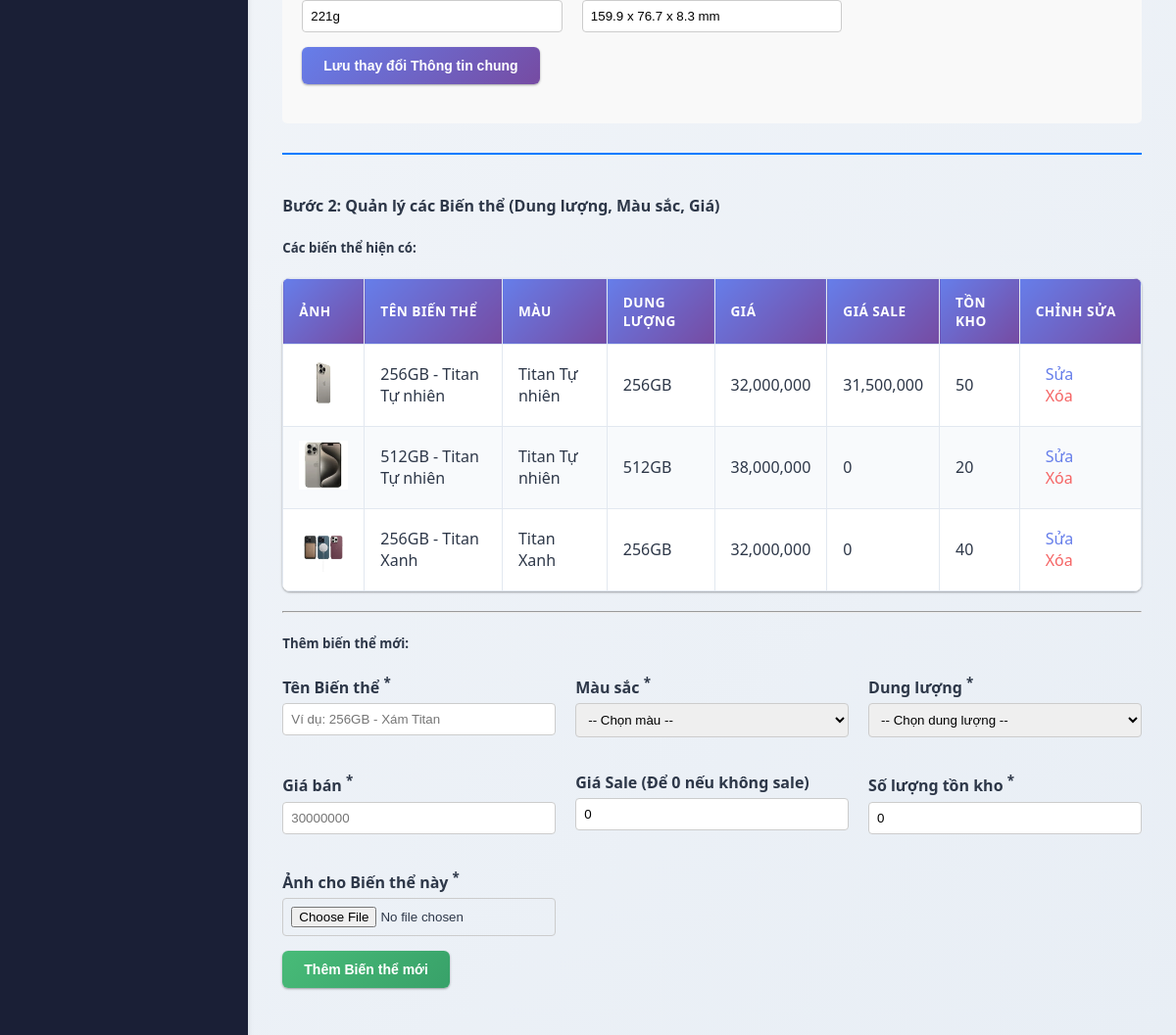
The page /public/admin/editProduct/2 (signed in, lower part) on the database as committed earlier.
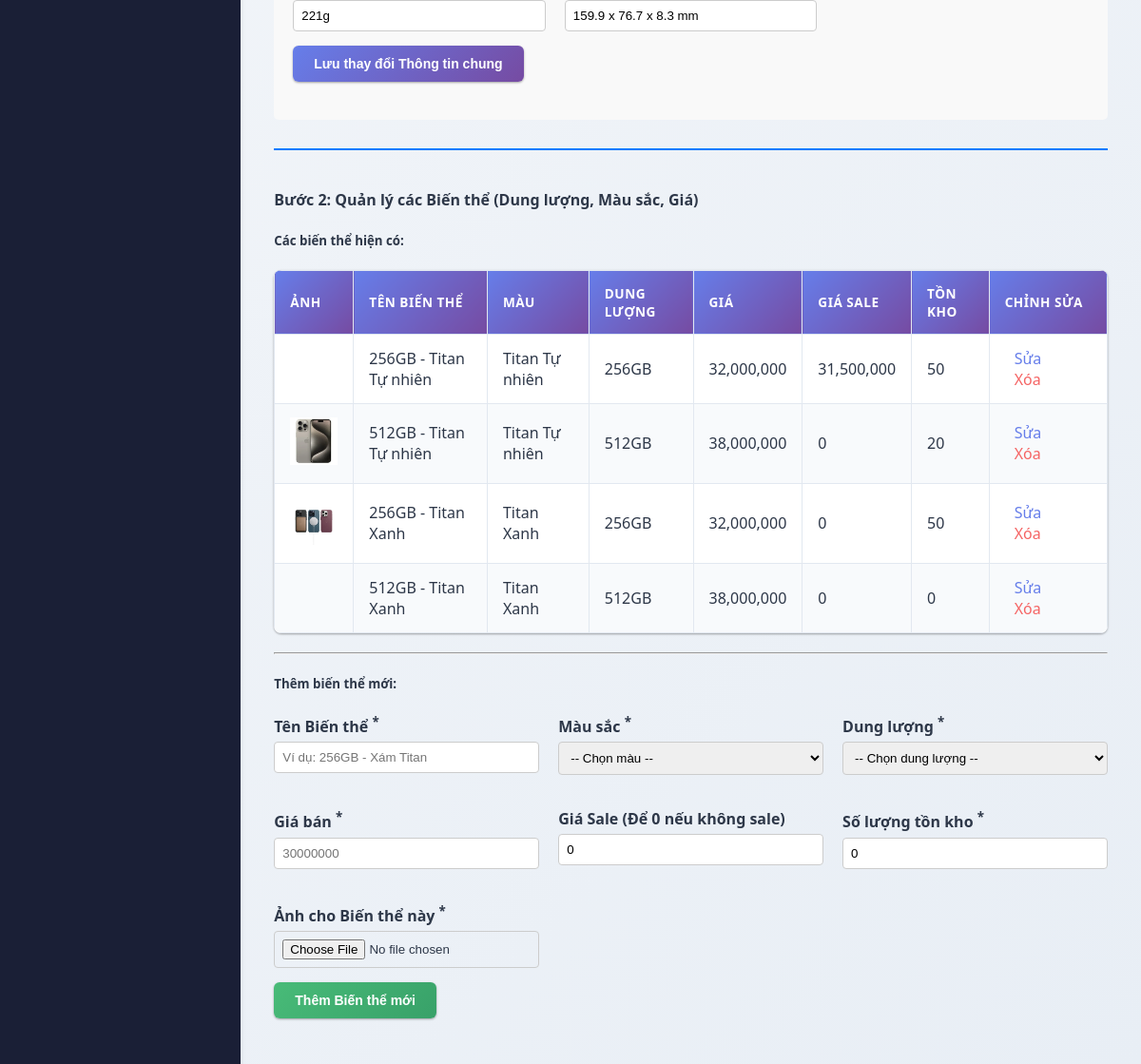
The same page on the database as committed later.
### tables this page shows
CREATE TABLE `products` (
  `id` int(11) NOT NULL,
  `brand_id` int(11) DEFAULT NULL,
  `category_id` int(11) DEFAULT NULL,
  `name` varchar(255) NOT NULL COMMENT 'Tên chung, ví dụ: iPhone 15 Pro Max',
  `description` text DEFAULT NULL,
  `screen_size` varchar(50) DEFAULT NULL,
  `screen_tech` varchar(100) DEFAULT NULL,
  `camera_rear` varchar(255) DEFAULT NULL,
  `camera_front` varchar(100) DEFAULT NULL,
  `cpu` varchar(100) DEFAULT NULL,
  `chip` varchar(100) DEFAULT NULL,
  `ram` varchar(50) DEFAULT NULL,
  `ram_tech` varchar(100) DEFAULT NULL,
  `battery` varchar(50) DEFAULT NULL,
  `battery_tech` varchar(100) DEFAULT NULL,
  `os` varchar(100) DEFAULT NULL,
  `connectivity` varchar(255) DEFAULT NULL,
  `weight` varchar(50) DEFAULT NULL,
  `dimensions` varchar(100) DEFAULT NULL
);

CREATE TABLE `product_variants` (
  `id` int(11) NOT NULL,
  `product_id` int(11) NOT NULL,
  `name` varchar(255) DEFAULT NULL COMMENT 'Tên biến thể, vd: 256GB - Titan',
  `color` varchar(100) DEFAULT NULL,
  `storage` varchar(100) DEFAULT NULL,
  `price` decimal(10,0) NOT NULL,
  `price_sale` decimal(10,0) DEFAULT NULL,
  `stock_quantity` int(11) NOT NULL DEFAULT 0,
  `image` varchar(255) DEFAULT NULL COMMENT 'Ảnh của biến thể này'
);

### app/core/App.php (called while the page is built, shortened)
<?php
class App
{
    protected $method = 'index';
    public function __construct()
    {
        $url = $this->parseUrl();
        if (isset($url[0]) && file_exists('../app/Controllers/' . ucfirst($url[0]) . 'Controller.php')) {
            unset($url[0]);
        }
        $this->controller = new $this->controller;
        if (isset($url[1])) {
            if (method_exists($this->controller, $url[1])) {
                $this->method = $url[1];
                unset($url[1]);
            }
        }
        $this->params = $url ? array_values($url) : [];
        call_user_func_array([$this->controller, $this->method], $this->params);
    }
    public function parseUrl()
    {
        if (isset($_GET['url'])) {
            $url = rtrim($_GET['url'], '/');
            $url = filter_var($url, FILTER_SANITIZE_URL);
            $url = explode('/', $url);
            return $url;
        }
        return [];
    }
}

### public/index.php (called while the page is built, shortened)
<?php
$app = new App();

### app/core/Database.php (called while the page is built, shortened)
<?php
class Database
{
    private $host = DB_HOST;
    private $user = DB_USER;
    private $pass = DB_PASS;
    private $dbname = DB_NAME;
    public $dbh;
    private $stmt;
    public function __construct()
    {
        $dsn = 'mysql:host=' . $this->host . ';dbname=' . $this->dbname;
        $options = [
            PDO::ATTR_PERSISTENT => true,
            PDO::ATTR_ERRMODE => PDO::ERRMODE_EXCEPTION,
            PDO::ATTR_DEFAULT_FETCH_MODE => PDO::FETCH_ASSOC,
            PDO::MYSQL_ATTR_INIT_COMMAND => 'SET NAMES utf8'
        ];
        try {
            $this->dbh = new PDO($dsn, $this->user, $this->pass, $options);
        } catch (PDOException $e) {
            $this->error = $e->getMessage();
            echo $this->error;
        }
    }
    public function query($sql)
    {
        $this->stmt = $this->dbh->prepare($sql);
    }
    public function bind($param, $value, $type = null)
    {
        if (is_null($type)) {
            switch (true) {
                case is_int($value):
                    $type = PDO::PARAM_INT;
                    break;
                default:
                    $type = PDO::PARAM_STR;
            }
        }
        $this->stmt->bindValue($param, $value, $type);
    }
    public function execute()
    {
        return $this->stmt->execute();
    }
    public function resultSet()
    {
        $this->execute();
        return $this->stmt->fetchAll();
    }
    public function single()
    {
        $this->execute();
        return $this->stmt->fetch();
    }
}

### app/Models/ProductModel.php (called while the page is built, shortened)
<?php
class ProductModel
{
    private $db;
    public function __construct()
    {
        $this->db = new Database;
    }
    public function getBaseProductById($id)
    {
        $this->db->query('SELECT * FROM products WHERE id = :id');
        $this->db->bind(':id', $id);
        return $this->db->single();
    }
    public function getVariantsByProductId($product_id)
    {
        $this->db->query('SELECT * FROM product_variants WHERE product_id = :product_id');
        $this->db->bind(':product_id', $product_id);
        return $this->db->resultSet();
    }
}

### app/core/Controller.php (called while the page is built, shortened)
<?php
class Controller
{
    public function model($model)
    {
        if (file_exists('../app/Models/' . $model . '.php')) {
            return new $model();
        }
        return null;
    }
}

### app/Views/admin/products/edit.php (the view, shortened to what this page needs)
<?php $product = $data['product'];
?>
<div class="form-container" style="background: #f9f9f9; padding: 20px; border-radius: 5px;">
    <form action="<?php echo URLROOT; ?>/admin/updateBaseProduct/<?php echo $product['id']; ?>" method="POST">
        <div class="form-grid-3">
            <div class="form-group"><label>Trọng lượng</label><input type="text" name="weight" value="<?php echo htmlspecialchars($product['weight']); ?>"></div>
            <div class="form-group"><label>Kích thước</label><input type="text" name="dimensions" value="<?php echo htmlspecialchars($product['dimensions']); ?>"></div>
        </div>
        <button type="submit" class="btn btn-primary">Lưu thay đổi Thông tin chung</button>
    </form>
</div>
<div class="form-container variant-section">
    <h4>Bước 2: Quản lý các Biến thể (Dung lượng, Màu sắc, Giá)</h4>
    <h5>Các biến thể hiện có:</h5>
    <table style="width: 100%; margin-bottom: 20px;">
        <thead>
            <tr>
                <th>Ảnh</th>
                <th>Tên Biến thể</th>
                <th>Màu</th>
                <th>Dung lượng</th>
                <th>Giá</th>
                <th>Giá Sale</th>
                <th>Tồn kho</th>
                <th>Chỉnh Sửa</th>
            </tr>
        </thead>
        <tbody>
            <?php if (empty($data['variants'])) : ?>
                <tr>
                    <td colspan="8" style="text-align: center;">Chưa có biến thể nào.</td>
                </tr>
            <?php else : ?>
                <?php foreach ($data['variants'] as $variant) : ?>
                    <tr>
                        <td><img src="<?php echo URLROOT . '/uploads/' . htmlspecialchars($variant['image']); ?>" alt="" style="width: 50px;"></td>
                        <td><?php echo htmlspecialchars($variant['name']); ?></td>
                        <td><?php echo htmlspecialchars($variant['color']); ?></td>
                        <td><?php echo htmlspecialchars($variant['storage']); ?></td>
                        <td><?php echo number_format($variant['price']); ?></td>
                        <td><?php echo number_format($variant['price_sale']); ?></td>
                        <td><?php echo $variant['stock_quantity']; ?></td>
                        <td class="action-links">
                            <a href="<?php echo URLROOT; ?>/admin/editVariant/<?php echo $variant['id']; ?>">Sửa</a>
                            <a href="<?php echo URLROOT; ?>/admin/deleteVariant/<?php echo $variant['id']; ?>" class="delete" onclick="return confirm('Bạn có chắc muốn xóa biến thể này?');">Xóa</a>
                        </td>
                    </tr>
                <?php endforeach; ?>
            <?php endif; ?>
        </tbody>
    </table>
    <hr>
    <h5>Thêm biến thể mới:</h5>
    <form action="<?php echo URLROOT; ?>/admin/addVariant/<?php echo $product['id']; ?>" method="POST" enctype="multipart/form-data">
        <div class="form-grid-3">
            <div class="form-group">
                <label>Tên Biến thể <sup>*</sup></label>
                <input type="text" name="name" required placeholder="Ví dụ: 256GB - Xám Titan">
            </div>
            <div class="form-group">
                <label>Màu sắc <sup>*</sup></label>
                <select name="color" required>
                    <option value="">-- Chọn màu --</option>
                </select>
            </div>
            <div class="form-group">
                <label>Dung lượng <sup>*</sup></label>
                <select name="storage" required>
                    <option value="">-- Chọn dung lượng --</option>
                </select>
            </div>
            <div class="form-group">
                <label>Giá bán <sup>*</sup></label>
                <input type="number" name="price" required placeholder="30000000">
            </div>
            <div class="form-group">
                <label>Giá Sale (Để 0 nếu không sale)</label>
                <input type="number" name="price_sale" value="0">
            </div>
            <div class="form-group">
                <label>Số lượng tồn kho <sup>*</sup></label>
                <input type="number" name="stock_quantity" value="0" required>
            </div>
            <div class="form-group">
                <label>Ảnh cho Biến thể này <sup>*</sup></label>
                <input type="file" name="image" accept="image/*" required>
            </div>
        </div>
        <button type="submit" class="btn btn-success">Thêm Biến thể mới</button>
    </form>
</div>

### app/Controllers/AdminController.php (shortened to what this page needs)
<?php
class AdminController extends Controller
{
    private $brandModel;
    private $productModel;
    private $attributeModel;
    private $productCategoryModel;
    public function __construct()
    {
        $this->brandModel = $this->model('BrandModel');
        $this->productModel = $this->model('ProductModel');
        $this->attributeModel = $this->model('AttributeModel');
        $this->productCategoryModel = $this->model('ProductCategoryModel');
    }
    public function editProduct($id)
    {
        $product = $this->productModel->getBaseProductById($id);
        $variants = $this->productModel->getVariantsByProductId($id);
        $brands = $this->brandModel->getAllBrands();
        $categories = $this->productCategoryModel->getAllCategories();
        $all_attributes = $this->attributeModel->getAllAttributesWithValues();
        $data = [
            'title' => 'Sửa sản phẩm & Quản lý Biến thể',
            'product' => $product,
            'variants' => $variants,
            'brands' => $brands,
            'categories' => $categories,
            'all_attributes' => $all_attributes
        ];
        $this->view('admin/products/edit', $data);
    }
    public function view($view, $data = [])
    {
        if (file_exists('../app/Views/layouts/admin_header.php')) {
            require_once '../app/Views/layouts/admin_header.php';
        } else {
            die('Admin Header view does not exist');
        }
        if (file_exists('../app/Views/' . $view . '.php')) {
            require_once '../app/Views/' . $view . '.php';
        } else {
            die('Admin View does not exist');
        }
        if (file_exists('../app/Views/layouts/admin_footer.php')) {
            require_once '../app/Views/layouts/admin_footer.php';
        } else {
            die('Admin Footer view does not exist');
        }
    }
}

### app/Views/layouts/admin_header.php (shortened to what this page needs)
<!DOCTYPE html>
<html lang="vi">
<head>
    <link rel="stylesheet" href="https://cdnjs.cloudflare.com/ajax/libs/font-awesome/6.4.0/css/all.min.css">
</head>
<body>
    <div class="admin-wrapper">
        <aside class="admin-sidebar">
        </aside>
        <main class="admin-content">

### app/Views/layouts/admin_footer.php
</main>
</div>
</body>
</html>

### app/Views/layouts/admin_header.php (style rules this page uses)
:root { --primary-color: #667eea; --primary-dark: #5568d3; --secondary-color: #1a1f36; --secondary-light: #2d3748; --danger-color: #f56565; --success-color: #48bb78; --warning-color: #f6ad55; --light-color: #f7fafc; --dark-color: #2d3748; --white-color: #ffffff; --border-color: #e2e8f0; --shadow-sm: 0 1px 3px rgba(0, 0, 0, 0.12), 0 1px 2px rgba(0, 0, 0, 0.24); --shadow-md: 0 4px 6px rgba(0, 0, 0, 0.1); --shadow-lg: 0 10px 25px rgba(0, 0, 0, 0.15); }
* { box-sizing: border-box; }
body { font-family: 'Segoe UI', Tahoma, Geneva, Verdana, sans-serif; margin: 0; background: linear-gradient(135deg, #f5f7fa 0%, #e8eef5 100%); color: var(--dark-color); min-height: 100vh; }
.admin-wrapper { display: flex; min-height: calc(100vh - 60px); }
.admin-sidebar { width: 260px; background: var(--secondary-color); color: var(--light-color); padding: 25px 0; box-shadow: var(--shadow-md); overflow-y: auto; }
.admin-content { flex-grow: 1; padding: 35px; background: transparent; }
table { width: 100%; border-collapse: collapse; background: var(--white-color); box-shadow: var(--shadow-sm); border-radius: 8px; overflow: hidden; }
th, td { padding: 14px 16px; border: 1px solid var(--border-color); text-align: left; vertical-align: middle; }
th { background: linear-gradient(135deg, #667eea 0%, #764ba2 100%); color: var(--white-color); font-weight: 600; text-transform: uppercase; font-size: 0.85em; letter-spacing: 0.5px; }
tr:nth-child(even) { background-color: #f8fafc; }
.btn { display: inline-block; padding: 11px 22px; font-size: 14px; font-weight: 600; text-align: center; text-decoration: none; color: var(--white-color); border: none; border-radius: 6px; cursor: pointer; transition: all 0.3s ease; margin-bottom: 20px; box-shadow: var(--shadow-sm); }
.btn-success { background: linear-gradient(135deg, #48bb78 0%, #38a169 100%); }
.btn-primary { background: linear-gradient(135deg, #667eea 0%, #764ba2 100%); }
.action-links a { color: var(--primary-color); text-decoration: none; margin-right: 12px; font-weight: 500; padding: 6px 10px; border-radius: 4px; transition: all 0.2s ease; }
.action-links a.delete { color: var(--danger-color); }

### app/Views/admin/products/edit.php (style rules this page uses)
.form-container { max-width: 900px; }
.form-group { margin-bottom: 15px; }
.form-group label { display: block; margin-bottom: 5px; font-weight: bold; }
.form-group input, .form-group select, .form-group textarea { width: 100%; padding: 8px; box-sizing: border-box; border: 1px solid #ccc; border-radius: 4px; }
.form-grid-3 { display: grid; grid-template-columns: 1fr 1fr 1fr; gap: 20px; }
.variant-section { margin-top: 30px; padding-top: 20px; border-top: 2px solid #007bff; }

Rows that differ between the two databases and show on the page:
changed product_variants "256GB - Titan Tự nhiên": image: picture removed
changed product_variants "256GB - Titan Xanh": stock_quantity "40" → "50"
added product_variants: name "512GB - Titan Xanh", color "Titan Xanh", storage "512GB", price "38,000,000", price_sale "0", stock_quantity "0"
